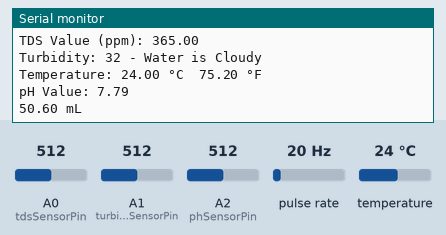
The sketch below on a simulated Arduino Uno, built with avr-gcc and run on an emulated ATmega328P. On the bench: the last lines printed to the serial monitor. Wiring (inferred from the names in the program): pulse sensor: data pin 2. The test bench sets the inputs (shaded band); at power-on: A1 (turbiditySensorPin) = 512, pulse rate 20 Hz, temperature 24 °C, A0 (tdsSensorPin) = 512, A2 (phSensorPin) = 512.

Above: at 1.2 s.
1.3 s: A1 (turbiditySensorPin) set to 716
At 4.6 s:
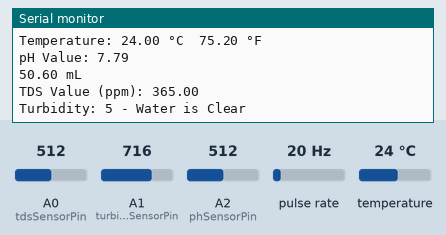
9.3 s: A1 (turbiditySensorPin) set to 306
At 12.3 s:
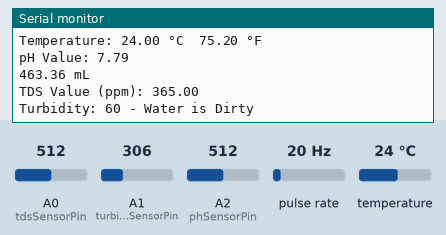
17.1 s: pulse rate (sensor on pin 2) set to 4 Hz
At 18.2 s:
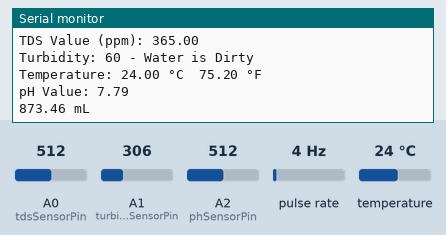
18.6 s: temperature set to 12 °C
At 19.9 s:
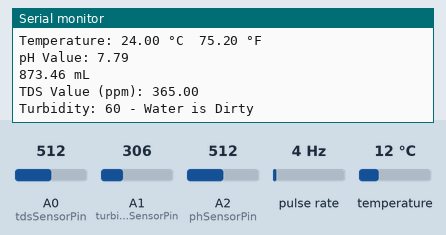
20.1 s: A0 (tdsSensorPin) set to 716
At 20.32 s:
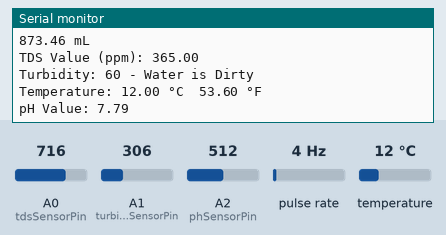
21.6 s: A2 (phSensorPin) set to 716
At 23.9 s:
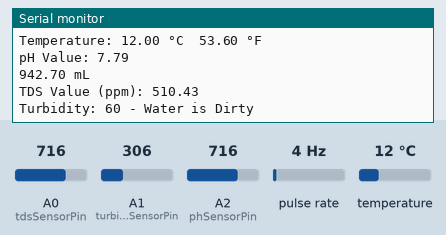
Timing chart, 0 to 24.1 s (numbered marks = the images above; inputs shaded):
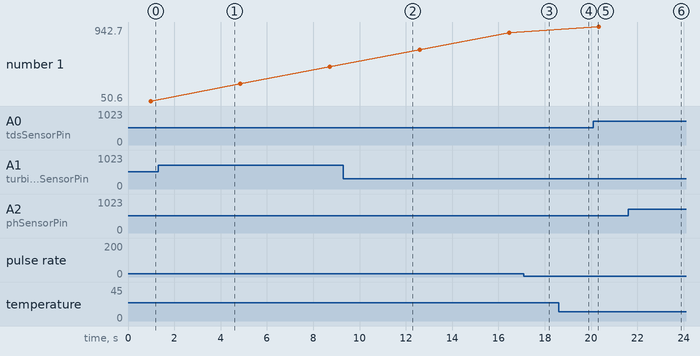

Measured:
- after the input at 1.3 s, the serial monitor: prints a new line after 2.7 s (image 1)
- after the input at 9.3 s, the serial monitor: prints a new line after 2.4 s (image 2)

The sketch:

five.ino
```cpp
#include <OneWire.h>
#include <DallasTemperature.h>
#include <Arduino.h>

// Define sensor pins (adjust based on your setup)
const int tdsSensorPin = A0;
const int turbiditySensorPin = A1;
const int temperatureSensorPin = 4;
const int phSensorPin = A2;
const int waterFlowSensorPin = 2; // Assuming water flow sensor uses pin 2

// Variables for sensor readings
float voltage, tdsValue;
int sensorValue;
int turbidity;
float celsius, fahrenheit;
float phValue;
volatile long pulse = 0; // Variable for water flow sensor pulse count
float volume;

// Create objects for DS18B20 sensor communication
OneWire oneWire(temperatureSensorPin);
DallasTemperature sensors(&oneWire);

// Calibration value for pH sensor (adjust based on your sensor datasheet)
float calibration_value = 21.34 + 0.7;

void setup() {
  Serial.begin(9600);

  // Initialize TDS and turbidity sensor readings
  Serial.println("Starting TDS sensor reading...");
  Serial.println("Starting turbidity sensor reading...");


  // Initialize pH sensor pin as input
  pinMode(phSensorPin, INPUT);

  // Initialize water flow sensor pin as input with interrupt
  pinMode(waterFlowSensorPin, INPUT);
  attachInterrupt(digitalPinToInterrupt(waterFlowSensorPin), increase, RISING);

  Serial.println("Welcome To Multi-Sensor Monitoring");

}

void loop() {
  // Read TDS sensor
  voltage = analogRead(tdsSensorPin) * 5.0 / 1024.0; // Convert analog reading to voltage (assuming 5V reference)
  // You might need to adjust the conversion factor (5.0 / 1024.0) based on your specific sensor and ADC resolution

  // **Optional: Apply a calibration factor if needed**
  // tdsValue = voltage * calibrationFactor;

  tdsValue = (voltage * 146); // Example conversion formula, might need adjustment based on your sensor datasheet
  Serial.print("TDS Value (ppm): ");
  Serial.println(tdsValue);

  // Read turbidity sensor
  sensorValue = analogRead(turbiditySensorPin);
  turbidity = map(sensorValue, 0, 750, 100, 0); // Adjust thresholds based on your sensor datasheet

  Serial.print("Turbidity: ");
  Serial.print(turbidity);

  if (turbidity < 20) {
    Serial.println(" - Water is Clear");
  } else if (turbidity >= 20 && turbidity < 50) {
    Serial.println(" - Water is Cloudy");
  } else {
    Serial.println(" - Water is Dirty");
  }

  // Read temperature sensor (DS18B20)
  sensors.requestTemperatures();
  celsius = sensors.getTempCByIndex(0);
  fahrenheit = sensors.toFahrenheit(celsius);

  Serial.print("Temperature: ");
  Serial.print(celsius);
  Serial.print(" °C  ");
  Serial.print(fahrenheit);
  Serial.println(" °F");

  // Read pH sensor
  unsigned long int avgValue = 0;
  int buf[10], temp;

  for (int i = 0; i < 10; i++) {
    buf[i] = analogRead(phSensorPin);
    delay(10);
  }

  for (int i = 0; i < 9; i++) {
    for (int j = i + 1; j < 10; j++) {
      if (buf[i] > buf[j]) {
        temp = buf[i];
        buf[i] = buf[j];
        buf[j] = temp;
      }
    }
  }

  for (int i = 2; i < 8; i++) {
    avgValue += buf[i];
  }

  phValue = (float)avgValue * 5.0 / 1024 / 6; // Convert analog value into millivolt
  phValue = -5.70 * phValue + calibration_value; // Convert millivolt into pH value


  Serial.print("pH Value: ");
  Serial.println(phValue, 2);  // Print pH value with 2 decimal places


  volume = 2.663 * pulse;
  Serial.print(volume);
  Serial.println(" mL");


  delay(3000);
  Serial.print("\n\n");

}


void increase() {
  pulse++;
}
```
